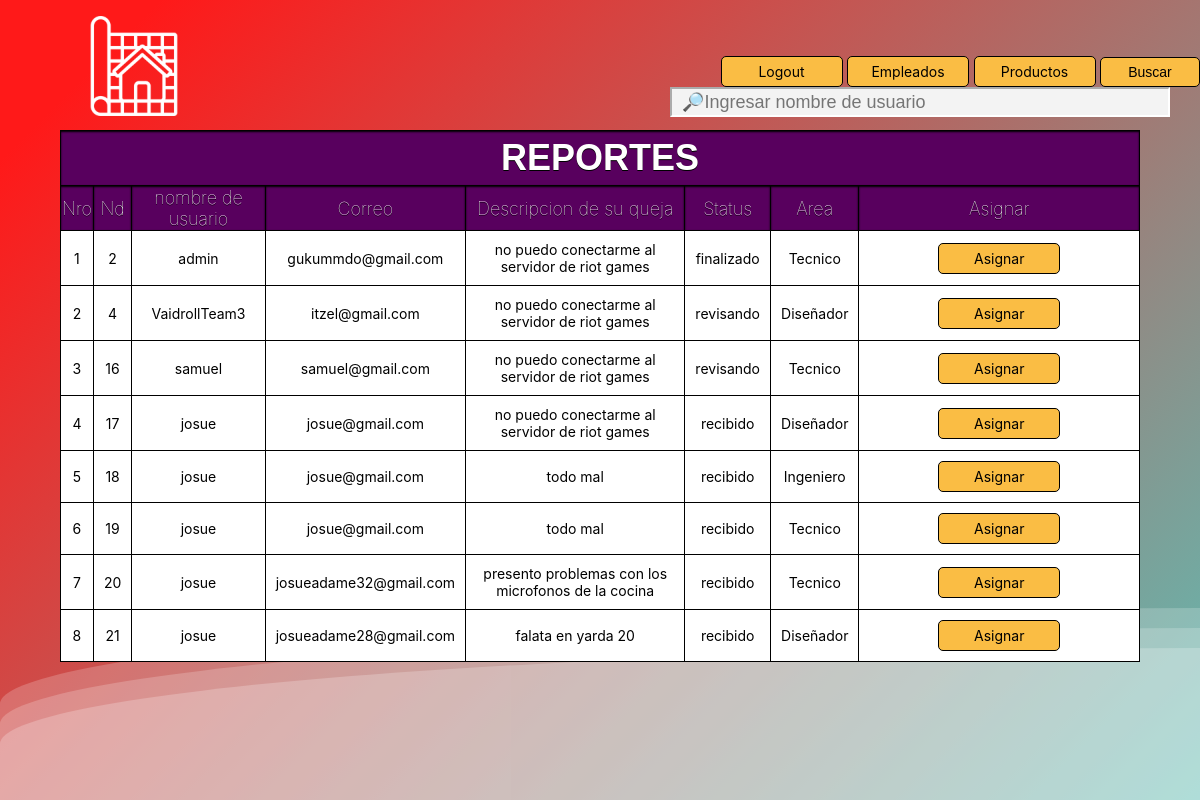
Screenshot of /admi/tic_admi.php with the database file from the repository.
### tables this page shows
CREATE TABLE `tickets` (
  `nd` int(11) NOT NULL,
  `user` varchar(256) DEFAULT NULL,
  `correo` varchar(50) DEFAULT NULL,
  `descripcion` varchar(256) DEFAULT NULL,
  `estatus` varchar(50) DEFAULT NULL,
  `asignar` varchar(15) DEFAULT NULL
);

### admi/tic_admi.php (the view, shortened to what this page needs)
<?php
include_once("../conexion/conexionBD.php");
?>
<html>
<head>
		<link rel="stylesheet" href="../css/style.css">
		<link rel="stylesheet" href="../css/found.css">
</head>
<body>
<div class="wave"></div>
     <div class="wave"></div>
     <div class="wave"></div>
    <table>
	<img src="../img/iconosh2.png">
			<div id="barrabuscar">
		<form method="POST">
		<a onclick="location.href='../login/log.php'">Logout</a>
        <a onclick="location.href='../admi/lis_emp.php'">Empleados</a>
        <a onclick="location.href='../admi/admi.php'">Productos</a>
	    <input type="submit" value="Buscar" name="btnbuscar"><input type="text" name="txtbuscar" id="cajabuscar" placeholder="&#128270;Ingresar nombre de usuario">
		</form>
		</div>
			<tr><th colspan="8"><h1>REPORTES</h1></th></tr>
			<tr>
			<th>Nro</th>
			<th>Nd</th>
            <th>nombre de usuario</th>
            <th>Correo</th>
            <th>Descripcion de su queja</th>
            <th>Status</th>
            <th>Area</th>
            <th>Asignar</th>
			</tr>
        <?php
if(isset($_POST['btnbuscar']))
{
$buscar = $_POST['txtbuscar'];
$queryusuarios = mysqli_query($conexion, "SELECT nd,user,correo,descripcion,estatus FROM tickets where user like '".$buscar."%'");
}
else
{
$queryusuarios = mysqli_query($conexion, "SELECT * FROM tickets where estatus='recibido' or estatus='revisando' or estatus='finalizado' ORDER BY nd asc");
}
		$numerofila = 0;
        while($mostrar = mysqli_fetch_array($queryusuarios))
		{    $numerofila++;
            echo "<tr>";
			echo "<td>".$numerofila."</td>";
            echo "<td>".$mostrar['nd']."</td>";
            echo "<td>".$mostrar['user']."</td>";
            echo "<td>".$mostrar['correo']."</td>";
			echo "<td>".$mostrar['descripcion']."</td>";
			echo "<td>".$mostrar['estatus']."</td>";
			echo "<td>".$mostrar['asignar']."</td>";
            echo "<td style='width:26%'><a href=\"asignar.php?nd=$mostrar[nd]\">Asignar</a></td>";
}
        ?>
    </table>
</body>
</html>

### css/style.css (style rules this page uses)
body { background: linear-gradient(to bottom, #58005E, white); font-family: sans-serif; margin:0; padding:0; height: 100%; width: 100%; display: flex; flex-direction: column; }
table { text-align:center; width: 90%; border-collapse: collapse; border: 1px solid black; margin:50px auto; background: white; position: absolute; top: 10%; left: 5%; }
th { background: #58005E; height: 40px; font-weight: lighter; text-shadow: 0 1px 0 black; color: white; border: 1px solid black; box-shadow: inset 0px 1px 2px black; transition: all 0.2s; font-size: 18px; }
tr { border-bottom: 1px solid black; width:100%; }
td { border: 1px solid black; padding: 10px; transition: all 0.2s; font-size: 14px; }
a,input[type="submit"],button { font-size: 14px; text-align:center; width: 100px; display: inline-block; background-color:#FABD44; padding: 6px 10px; border-radius:5px; text-decoration: none; color:black; border:1px solid black; cursor:pointer; }
h1 { font-family: sans-serif; margin:5px; }
img { position: absolute; top: 2%; left: 5%; width:100px; height:100px; float:left; position:absolute; margin-left:2%; }
#barrabuscar { color:white; text-align:right; position: absolute; left: 42%; top: 5%; }
#cajabuscar { width:500px; height:30px; font-size:18px; background-color:#f3f3f3; border-color:white; padding-left:10px; margin: 0px 30px; }

### css/found.css (style rules this page uses)
body { margin: auto; font-family: -apple-system, BlinkMacSystemFont, sans-serif; overflow: auto; background: linear-gradient(315deg, rgba(101,0,94,1) 3%, rgba(60,132,206,1) 38%, rgba(48,238,226,1) 68%, rgba(255,25,25,1) 98%); animation: gradient 15s ease infinite; background-size: 400% 400%; background-attachment: fixed; }
.wave { background: rgb(255 255 255 / 25%); border-radius: 1000% 1000% 0 0; position: fixed; width: 200%; height: 12em; animation: wave 10s -3s linear infinite; transform: translate3d(0, 0, 0); opacity: 0.8; bottom: 0; left: 0; z-index: -1; }
.wave:nth-of-type(2) { bottom: -1.25em; animation: wave 18s linear reverse infinite; opacity: 0.8; }
.wave:nth-of-type(3) { bottom: -2.5em; animation: wave 20s -1s reverse infinite; opacity: 0.9; }

### rows the page displays
tickets: nd "2", user "admin", correo "gukummdo@gmail.com", descripcion "no puedo conectarme al servidor de riot games", estatus "finalizado", asignar "Tecnico"
tickets: nd "4", user "VaidrollTeam3", correo "itzel@gmail.com", descripcion "no puedo conectarme al servidor de riot games", estatus "revisando", asignar "Diseñador"
tickets: nd "16", user "samuel", correo "samuel@gmail.com", descripcion "no puedo conectarme al servidor de riot games", estatus "revisando", asignar "Tecnico"
tickets: nd "17", user "josue", correo "josue@gmail.com", descripcion "no puedo conectarme al servidor de riot games", estatus "recibido", asignar "Diseñador"
tickets: nd "18", user "josue", correo "josue@gmail.com", descripcion "todo mal", estatus "recibido", asignar "Ingeniero"
tickets: nd "19", user "josue", correo "josue@gmail.com", descripcion "todo mal", estatus "recibido", asignar "Tecnico"
tickets: nd "20", user "josue", correo "josueadame32@gmail.com", descripcion "presento problemas con los microfonos de la cocina", estatus "recibido", asignar "Tecnico"
tickets: nd "21", user "josue", correo "josueadame28@gmail.com", descripcion "falata en yarda 20", estatus "recibido", asignar "Diseñador"
